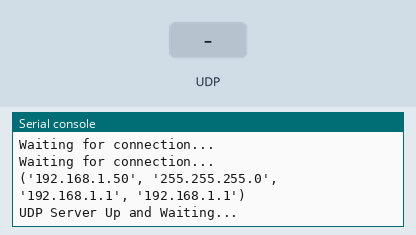
Simulated run of this program. Board: Raspberry Pi Pico running MicroPython. Shown: the last lines printed to the serial console. The inputs (shaded band) are chosen by the test bench. WiFi joins after 1.5 s.

Above: at 3.2 s.
3.3 s: UDP packet "1" arrives
At 4.5 s:
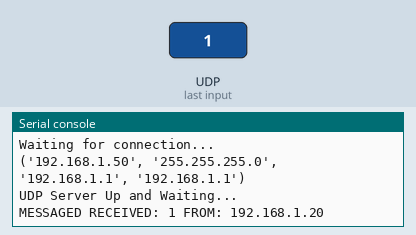
4.8 s: UDP packet "on" arrives
At 5.7 s:
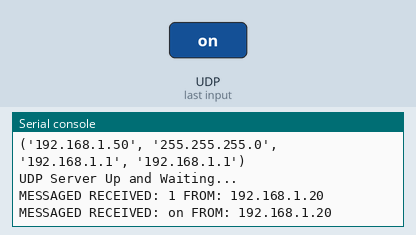
6.3 s: UDP packet "off" arrives
At 6.9 s:
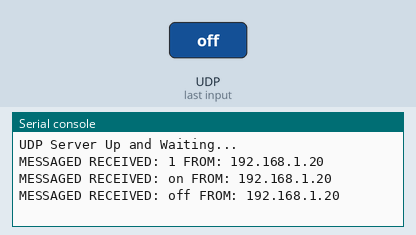

The program:

myFirstServer.py
```python
#When we communicate over Wi-Fi /Ethernet in python we talk over a socket. Client and server connect over socket
import socket
import time
import network

#Creating a wi-fi network with this command
wifi=network.WLAN(network.STA_IF)
#Activating wifi network
wifi.active(True)

#Telling wifi object to connect to wifi network
wifi.connect('SKYTNSH7','AdSV8hu1reAb')

while wifi.isconnected()==False:
    print('Waiting for connection...')
    time.sleep(1)

#Requesting IP address from server
wifiInfo=wifi.ifconfig()
#The first IP address printed is the IP address of the server
print(wifiInfo)
#The IP address we want is the first one in the wifiInfo array
ServerIP=wifiInfo[0]
#Need to agree on a port for that IP address to talk on
ServerPort=2222
#How big of a packet we are sending back and fourth (1024 bytes)
bufferSize=1024
#Need to create a socket with UDP protocol which will talk over
UDPServer=socket.socket(socket.AF_INET,socket.SOCK_DGRAM)
#Need to connect UDP server with specific IP address
UDPServer.bind((ServerIP,ServerPort))
print('UDP Server Up and Waiting...')

#The server has now been created, it now needs to wait for someone to request something
while True:
    message,address=UDPServer.recvfrom(bufferSize) #The message is what it is asking for and the address is who is asking
    messageDecoded=message.decode('utf-8') #utf-8 format
    print('MESSAGED RECEIVED:',messageDecoded,'FROM:',address[0])
    #Sending back confirmation to the client
    dataString='Received  your command: '+messageDecoded
    dataStringEncoded=dataString.encode('utf-8')
    UDPServer.sendto(dataStringEncoded,address)
```

Measured:
- after the input at 3.3 s, the serial console: prints a new line at once (image 1)
- after the input at 4.8 s, the serial console: prints a new line at once (image 2)
- after the input at 6.3 s, the serial console: prints a new line at once (image 3)
